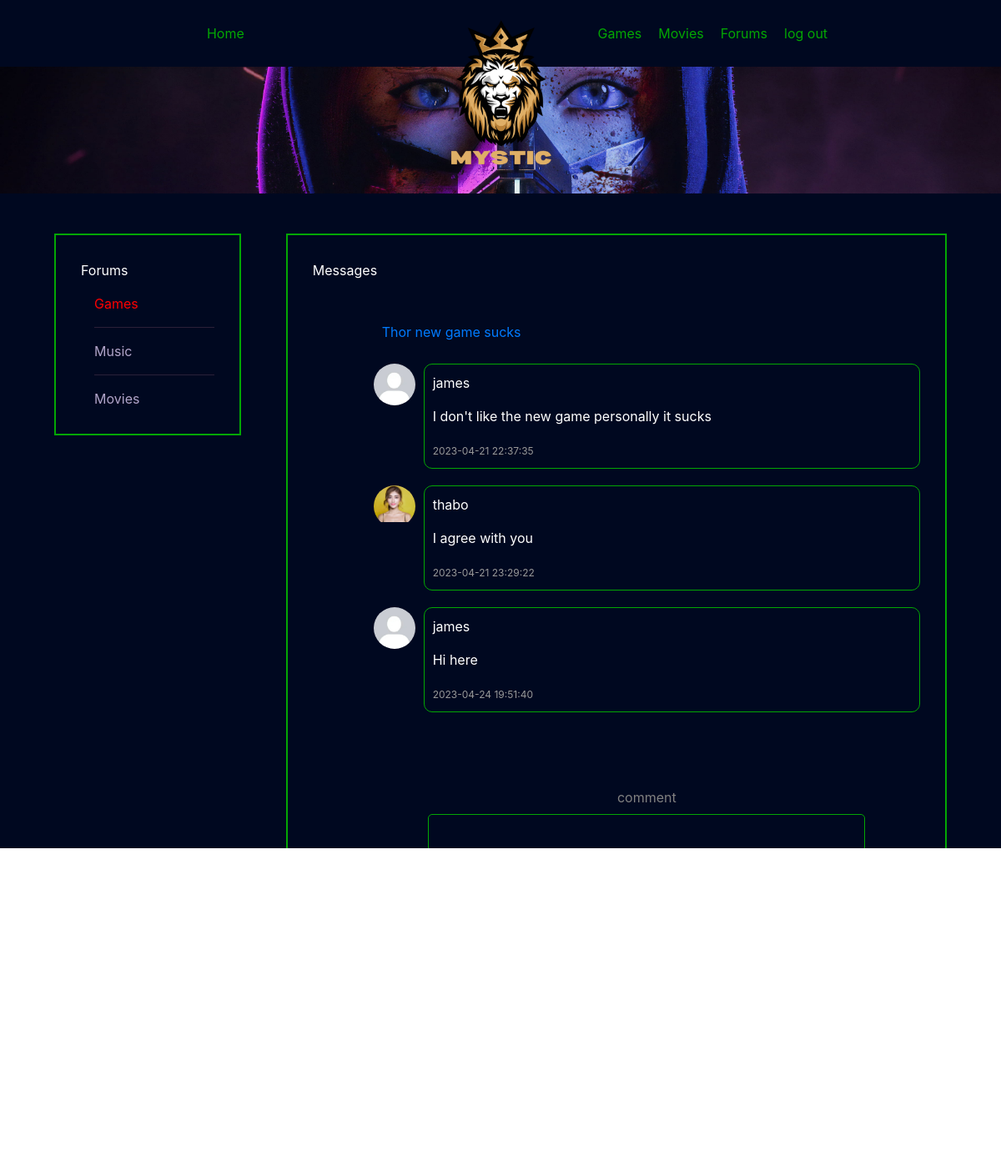
The page /lib/views/forums.php?forum=games&topic=1 (signed in) on the database its author committed.
### tables this page shows
CREATE TABLE `topics` (
  `id` int(11) NOT NULL,
  `name` varchar(255) NOT NULL,
  `userId` varchar(255) NOT NULL,
  `forumId` int(11) NOT NULL,
  `timeStamp` timestamp NOT NULL DEFAULT current_timestamp()
);

CREATE TABLE `posts` (
  `id` tinyint(4) NOT NULL,
  `userId` int(11) NOT NULL,
  `topicId` int(11) NOT NULL,
  `forum` varchar(255) NOT NULL,
  `message` varchar(255) NOT NULL,
  `img` varchar(255) DEFAULT NULL,
  `timeStamp` timestamp NOT NULL DEFAULT current_timestamp()
);

### lib/classes/dbclasses.php (called while the page is built, shortened)
<?php
class Dbh {
    protected function connect(){
        try{
            $conn = new PDO("mysql:host=".HOST.";dbname=".DB_NAME, USER, PASS);
            return $conn;
        }catch(PDOException $e){
            print "Error!: " . $e->getMessage()."<br/>";
            die();
        }
    }
}
?>

### lib/classes/topic-controller.php (called while the page is built, shortened)
<?php
    include_once "../classes/dbclasses.php";
    include "../classes/users.contr.php";
class Topic  extends Dbh{
    private $users;
    public function __construct(){
        $this->users = new Users();
    }
   public function getTopics($name){
    $topicId = $this->getTopicIdByName($name);
    $stmt = $this->connect()->prepare("SELECT * FROM topics WHERE forumId = ?");
    if(!$stmt->execute(array($topicId))){
        return [];
    }
    if($stmt->rowCount() > 0){
        return  $stmt->fetchAll(PDO::FETCH_ASSOC);
    }
    return [];
    }
    private function getTopicIdByName($name){
        $stmt = $this->connect()->prepare("SELECT id FROM forums WHERE name = ?");
        if(!$stmt->execute(array($name))){
            $stmt = null;
            return null;
        }
        if($stmt->rowCount() == 0){
            $stmt = null;
            return null;
        }else{
            $data = $stmt->fetchAll(PDO::FETCH_ASSOC);
            return $data[0]["id"];
        }
        return null;
    }
    public function getPostByTopic($topic_id,$forum){
        $stmt = $this->connect()->prepare("SELECT * FROM posts WHERE topicId = ? AND forum = ?");
        if(!$stmt->execute(array($topic_id,$forum))){
            $stmt = null;
            return null;
        }
        if($stmt->rowCount() == 0){
            $stmt = null;
            return null;
        }else{
            $merged_data = [];
            $data = $stmt->fetchAll(PDO::FETCH_ASSOC);
            foreach($data as $post){
                $user_data = $this->users->getUser($post["userId"]);
                $new_array = array("username"=>$user_data[0]['username'],"email"=>$user_data[0]['email'],"profilePicture"=>$user_data[0]['profilePicture']);
                $last = $post + $new_array;
                array_push($merged_data,$last);
            }
            return $merged_data ;
        }
        return null;
    }
}
?>

### lib/classes/forum.contr.php (called while the page is built, shortened)
<?php
require_once "../classes/dbclasses.php";
class Forum extends Dbh{
    public function getForumIdByName($name){
        $stmt = $this->connect()->prepare("SELECT id FROM forums WHERE name = ?");
        if(!$stmt->execute(array($name))){
            return [];
        }
        if($stmt->rowCount() > 0){
            $data = $stmt->fetchAll(PDO::FETCH_ASSOC);
            return  $data[0]['id'];
        }else{
            return null;
        }
        return null;
    }
}
?>

### lib/classes/users.contr.php (called while the page is built, shortened)
<?php
class Users extends Dbh{
    public function getUser($userId){
        $stmt = $this->connect()->prepare("SELECT * FROM users WHERE id = ?");
        if(!$stmt->execute(array($userId))){
            return [];
        }
        if($stmt->rowCount() > 0){
            return  $stmt->fetchAll(PDO::FETCH_ASSOC);
        }else{
            return null;
        }
        return null;
    }
}
?>

### lib/views/forums.php (the view, shortened to what this page needs)
<?php
include_once("../layouts/header.php");
require_once '../includes/post.inc.php';
require_once "../classes/topic-controller.php";
require_once "../classes/forum.contr.php";
    $topic = new Topic();
    $topics = [];
    $posts = [];
    if(isset($_GET['forum'])){
        $name =  $_GET['forum'];
        $topics = $topic->getTopics($name);
    }else {
    }
    if(isset($_GET['topic'])){
        $topic_id =  $_GET['topic'];
        $forum_name =  $_GET['forum'];
        $forum = new Forum();
        $forum_id = $forum->getForumIdByName($forum_name);
        $posts = $topic->getPostByTopic($topic_id,$forum_id);
    }
?>
<link rel="stylesheet" type="text/css" href="../../style.css">
<body>
<?php  include "../layouts/navbar.php"; ?>
<?php  include "../layouts/hero.php"; ?>
    <div class="row">
  <div class="column">
  <div class="topics">
      <p>Forums</p>
      <ul>
        <?= isset($_GET['forum']) && $_GET['forum'] == "games" ? '<li ><a class="active" href="forums.php?forum=games">Games</a></li>':' <li ><a class="a" href="forums.php?forum=games">Games</a></li>' ?>
        <hr>
        <?= isset($_GET['forum']) && $_GET['forum'] == "music" ? '<li ><a class="active" href="forums.php?forum=music">Music</a></li>':' <li ><a class="a" href="forums.php?forum=music">Music</a></li>' ?>
        <hr>
        <?= isset($_GET['forum']) && $_GET['forum'] == "movies" ? '<li ><a class="active" href="forums.php?forum=movies">Movies</a></li>':' <li ><a class="a" href="forums.php?forum=movies">Movies</a></li>' ?>
      </ul>
    </div>
  </div>
  <div class="column">
  <div class="topics">
      <?= isset($_GET['topic']) ? '<p>Messages</p>' : '<h3>Topics</h3>' ?>
      <div class="content">
      <?php
    if(isset($_GET['forum'])){
    $t_name = $_GET['forum'];
    foreach($topics as $topic_data){
        $topic_id = $topic_data['id'];
        if(isset($_GET['topic'])){
            if($topic_id == $_GET['topic']){
                echo '<p class="topic"> '.'<a href=forums.php?forum='.$t_name.'&topic='.$topic_id.'>'. $topic_data['name'] . ' </a> </p>';
            }
        }else{
            echo '<p class="topic"> '.'<a href=forums.php?forum='.$t_name.'&topic='.$topic_id.'>'. $topic_data['name'] . '<span class="add-button "> </span></a> </p>';
        }
    }
        ?>
        <?php
    if(isset($_GET['topic']) && $posts != null){
        echo '<div class="comment-container">';
        foreach($posts as $post){
            $image  = $post['profilePicture'] != null ? $post['profilePicture'] : 'uploads/profileImages/profileImage.png';
            echo '<div class="comment">';
            echo '
                <div class="profile-image">
                    <img src="../../'.$image.'" alt="Profile Image">
                </div>
            ';
            echo '
            <div class="comment-details">
                <div class="user-info">
                 <p> '.$post['username'].'</p>
                 <p > '.$post['message'].'</p>
                 <span> '.$post['timeStamp'].'</span>
                </div>
                <div class="comment-text">
                </div>
            </div>
            </div>
            ';
        }
        echo '</div>';
    }
    if(isset($_GET['topic'])){
        ?>
        <form class="form-comment" action="<?=  $_SERVER['REQUEST_URI']; ?>" method="POST">
    		    <div class="form-group">
    		        <label for="description">comment</label>
    		        <textarea rows="5" class="form-control" name="message" ></textarea>
    		    </div>
    		    <div class="form-group">
    		        <input type="submit" class="btn btn-primary" name="submit-comment" value="submit">
    		    </div>
    		</form>
        <?php
    }
    }
    ?>
  </div>
    </div>
  </div>
</div>
</body>
<?php include("../layouts/footer.php"); ?>

### css/style.css (style rules this page uses)
body { background: rgb(0,8,32); background: linear-gradient(90deg, rgba(0,8,32,1) 0%, rgba(0,8,32,1) 100%); width: 100%; height: 300px; color: white; }
.row { display: flex; padding-left: 80px; padding-right: 80px; margin-top: 40px; gap: 5%; }
.column { grid-gap: 20px; }
.column:nth-of-type(1) { flex-grow: 1; }
.column:nth-of-type(2) { flex-grow: 3; }
.column .topics { border: 2px solid rgb(3, 167, 3); width: 100%; padding: 30px; }
.topics .content { margin-left: 10%; margin-top: 40px; }
.column { float: left; }
.topics ul { list-style-type: none; padding: 0; margin: 0; }
.topics li { margin-left: 10%; }
.topics li .a { color: #B1A5C9; }
.topics hr { border: none; border-top: 1px solid #2B2038; margin-left: 10%; }
.topic { padding: 10px; }
.active { color: red; }
.comment { display: flex; margin-bottom: 20px; }
.profile-image { width: 50px; height: 50px; border-radius: 50%; overflow: hidden; margin-right: 10px; }
.profile-image img { display: block; width: 100%; height: auto; }
.comment-details { flex: 1; border: 1px solid rgb(3, 167, 3); border-radius: 10px; background-color: transparent; padding: 10px; }
.user-info span { font-size: 12px; color: #999; }
.form-comment { margin: 0 auto; text-align: center; width: 80%; margin-top: 90px; color: grey; }
.form-comment textarea { width: 100%; height: 150px; padding: 10px; border: 1px solid rgb(3, 167, 3); border-radius: 5px; background-color: transparent; }

### style.css (style rules this page uses)
body { background: rgb(0,8,32); background: linear-gradient(90deg, rgba(0,8,32,1) 0%, rgba(0,8,32,1) 100%); width: 100%; height: 300px; color: white; }
.row { display: flex; padding-left: 80px; padding-right: 80px; margin-top: 40px; gap: 5%; }
.column { grid-gap: 20px; }
.column:nth-of-type(1) { flex-grow: 1; }
.column:nth-of-type(2) { flex-grow: 3; }
.column .topics { border: 2px solid rgb(3, 167, 3); width: 100%; padding: 30px; }
.topics .content { margin-left: 10%; margin-top: 40px; }
.column { float: left; }
.topics ul { list-style-type: none; padding: 0; margin: 0; }
.topics li { margin-left: 10%; }
.topics li .a { color: #B1A5C9; }
.topics hr { border: none; border-top: 1px solid #2B2038; margin-left: 10%; }
.topic { padding: 10px; }
.active { color: red; }
.comment { display: flex; margin-bottom: 20px; }
.profile-image { width: 50px; height: 50px; border-radius: 50%; overflow: hidden; margin-right: 10px; }
.profile-image img { display: block; width: 100%; height: auto; }
.comment-details { flex: 1; border: 1px solid rgb(3, 167, 3); border-radius: 10px; background-color: transparent; padding: 10px; }
.user-info span { font-size: 12px; color: #999; }
.form-comment { margin: 0 auto; text-align: center; width: 80%; margin-top: 90px; color: grey; }
.form-comment textarea { width: 100%; height: 150px; padding: 10px; border: 1px solid rgb(3, 167, 3); border-radius: 5px; background-color: transparent; }

### rows shown on the page
topics: name "Thor new game sucks"
posts: username "james", message "I don't like the new game personally it sucks", timeStamp "2023-04-21 22:37:35"
posts: shows a picture, username "thabo", message "I agree with you", timeStamp "2023-04-21 23:29:22"
posts: username "james", message "Hi here", timeStamp "2023-04-24 19:51:40"
